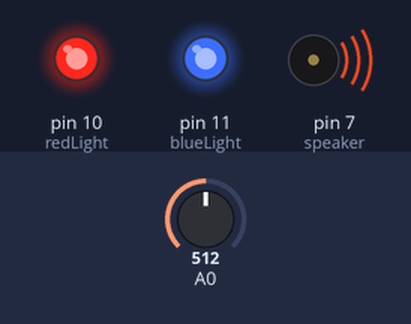
Recording of a sketch running on a simulated Arduino Uno, built with avr-gcc and run on an emulated ATmega328P. On the bench: output pins drawn as LEDs (lit = HIGH), buzzer (waves = sounding). Dashed ring = blinking. The test bench sets the inputs (shaded band); at power-on: A0 = 512. Pins used as bus, display or sensor lines are not drawn.

Above: at 5.08 s.
5.3 s: A0 set to 458
10.6 s: A0 set to 434
At 11.97 s:
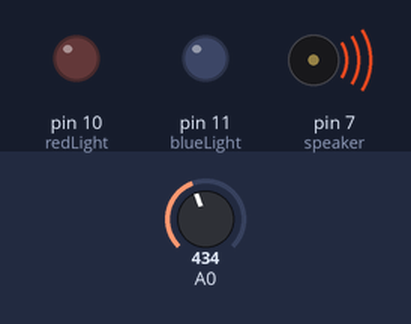
15.9 s: A0 set to 191
At 16.4 s:
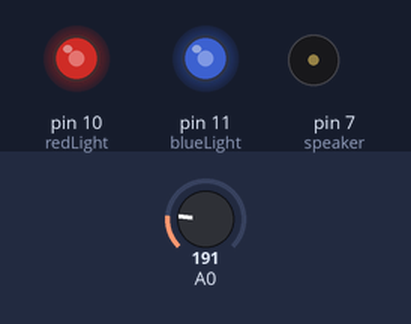
21.2 s: A0 set to 239
At 21.8 s:
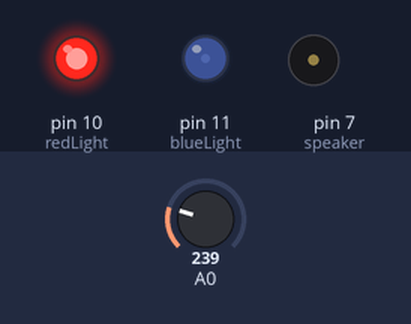
26.5 s: A0 set to 257
At 26.68 s:
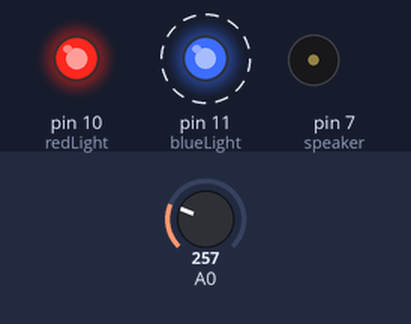
31.8 s: A0 set to 140
At 32.8 s:
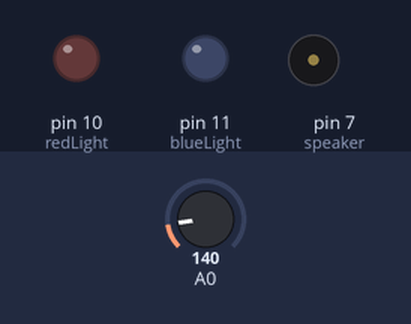
Timing chart, 0 to 34.8 s (numbered marks = the images above; inputs shaded):
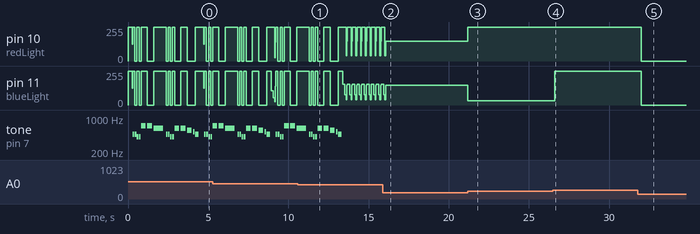

Measured:
- the behaviour switches between 450 and 449 on A0 (found by bisection; images 0 and 1)
- the behaviour switches between 249 and 250 on A0 (found by bisection; images 3 and 4)
- after the input at 10.6 s, tone on pin 7 (speaker): goes on until 13.3 s, then stays silent
- after the input at 15.9 s, pin 10 (redLight), pin 11 (blueLight): goes on until 16.1 s, then stays 147/255
- after the input at 21.2 s, pin 10 (redLight): 147/255 → 255/255 at once; pin 11 (blueLight): 147/255 → 33/255 at once
- after the input at 26.5 s, pin 11 (blueLight): alternates 254/255 for 0.08 s and 253/255 for 0.15 s, starting after 0.11 s
- after the input at 31.8 s, pin 10 (redLight): 255/255 → 0/255 after 0.21 s
- by itself, tone on pin 7 (speaker): plays 698 Hz for 0.30 s, 622 Hz for 0.60 s, 466 Hz for 0.10 s, 466 Hz for 0.10 s, 415 Hz for 0.10 s, 415 Hz for 0.10 s … (18 notes in this stretch)

The sketch:

Dante_LoPriore_Mission_Four.ino
```cpp
//Dante LoPriore
//September 26, 2022
//Mission 4


// to set pin numbers to the respective speaker
int speaker = 7;

// to set pin numbers to the respective lights
int redLight = 10;
int blueLight = 11;

void setup() {
  // put your setup code here, to run once:

  // Pinhole-A0 -> INPUT
  // intializing pinhole A0 the on RedBoard to be an INPUT
  pinMode(A0, INPUT);

  // Pinhole-7 -> OUTPUT
  // intializing pinhole 7 or the speaker on RedBoard to be an OUTPUT
  pinMode(speaker, OUTPUT);

  // Pinhole-10 -> OUTPUT
  // intializing pinhole 10 which is the red light on RedBoard to be an OUTPUT
  pinMode(redLight, OUTPUT);

  // Pinhole-11 -> OUTPUT
  // intializing pinhole 11 which is the blue light on RedBoard to be an OUTPUT
  pinMode(blueLight, OUTPUT);

}

void loop() {
  // put your main code here, to run repeatedly:

  // initalizes the the light levels using analogRead
  // attempted bonus point where lights level incremently increases as you open the box.
  int lightLevel = analogRead(A0);
  int LEDLevelDark = 255 - (lightLevel/0.5);
  int LEDLevelDim = 255 - (lightLevel/1);
  int LEDLevelSunset = 255 - (lightLevel/2);
  int LEDLevelNormal = 255 - (lightLevel/4);
  int LEDLevelBright = 255 - (lightLevel/8);

  // to determine if the box is shut or the photorister has no lightLevel
  if(lightLevel <= 150) {
    analogWrite(redLight, LOW);
    analogWrite(blueLight, LOW);
  }

  // to determine if the box is slightly closed or the photorister has a little lightLevel
  if(lightLevel >= 151 && 201 <= lightLevel) {
    pinMode(speaker, OUTPUT);
    analogWrite(redLight, LEDLevelDark);
    analogWrite(blueLight, LEDLevelDark);
    digitalWrite(speaker, HIGH);
    delay(150);
    digitalWrite(speaker, LOW);
  }

  // to determine if the box is partially closed or the photorister has a moderate lightLevel
  if(lightLevel >= 201 && 250 <= lightLevel) {
    pinMode(speaker, OUTPUT);
    analogWrite(redLight, LEDLevelDim);
    analogWrite(blueLight, LEDLevelDim);
    digitalWrite(speaker, HIGH);
    delay(75);
    digitalWrite(speaker, LOW);
  }

  // to determine if the box is half opened or the photorister has a normal lightLevel
  if(lightLevel >= 251 && 300 <= lightLevel) {
    pinMode(speaker, OUTPUT);
    analogWrite(redLight, LEDLevelSunset);
    analogWrite(blueLight, LEDLevelSunset);
    digitalWrite(speaker, HIGH);
    delay(50);
    digitalWrite(speaker, LOW);
  }

  // to determine if the box is partially open or the photorister has a high lightLevel
  if(lightLevel >= 301 && 351 <= lightLevel) {
    pinMode(speaker, OUTPUT);
    analogWrite(redLight, LEDLevelNormal);
    analogWrite(blueLight, LEDLevelNormal);
    digitalWrite(speaker, HIGH);
    delay(25);
    digitalWrite(speaker, LOW);
  }

  // to determine if the box is fully open or the photorister has the highest lightLevel
  if(lightLevel >= 352 && 450 <= lightLevel) {
    //plays jingle and lights flash to indicate that the box is fully open.
    pinMode(speaker, OUTPUT);
    digitalWrite(redLight, HIGH);
    digitalWrite(blueLight, HIGH);
    pinMode(speaker, OUTPUT);
    tone(speaker, 466, 100);
    delay(130);
    digitalWrite(redLight, LOW);
    digitalWrite(blueLight, LOW);
    tone(speaker, 466, 100);
    delay(130);
    digitalWrite(redLight, HIGH);
    digitalWrite(blueLight, HIGH);
    tone(speaker, 415, 100);
    delay(130);
    digitalWrite(redLight, LOW);
    digitalWrite(blueLight, LOW);
    tone(speaker, 415, 100);
    delay(130);
    digitalWrite(redLight, HIGH);
    digitalWrite(blueLight, HIGH);
    tone(speaker, 698, 300);
    delay(390);
    digitalWrite(redLight, LOW);
    digitalWrite(blueLight, LOW);
    tone(speaker, 698, 300);
    delay(390);
    digitalWrite(redLight, HIGH);
    digitalWrite(blueLight, HIGH);
    tone(speaker, 622, 600);
    delay(780);
    digitalWrite(redLight, LOW);
    digitalWrite(blueLight, LOW);
    tone(speaker, 466, 100);
    delay(130);
    digitalWrite(redLight, HIGH);
    digitalWrite(blueLight, HIGH);
    tone(speaker, 466, 100);
    delay(130);
    digitalWrite(redLight, LOW);
    digitalWrite(blueLight, LOW);
    tone(speaker, 415, 100);
    delay(130);
    digitalWrite(redLight, HIGH);
    digitalWrite(blueLight, HIGH);
    tone(speaker, 415, 100);
    delay(130);
    digitalWrite(redLight, LOW);
    digitalWrite(blueLight, LOW);
    tone(speaker, 622, 300);
    delay(390);
    digitalWrite(redLight, HIGH);
    digitalWrite(blueLight, HIGH);
    tone(speaker, 622, 300);
    delay(390);
    digitalWrite(redLight, LOW);
    digitalWrite(blueLight, LOW);
    tone(speaker, 554, 300);
    delay(390);
    digitalWrite(redLight, HIGH);
    digitalWrite(blueLight, HIGH);
    tone(speaker, 523, 100);
    digitalWrite(redLight, LOW);
    digitalWrite(blueLight, LOW);
    delay(130);
    digitalWrite(redLight, HIGH);
    digitalWrite(blueLight, HIGH);
    tone(speaker, 466, 200);
    delay(260);
  }
}
```
